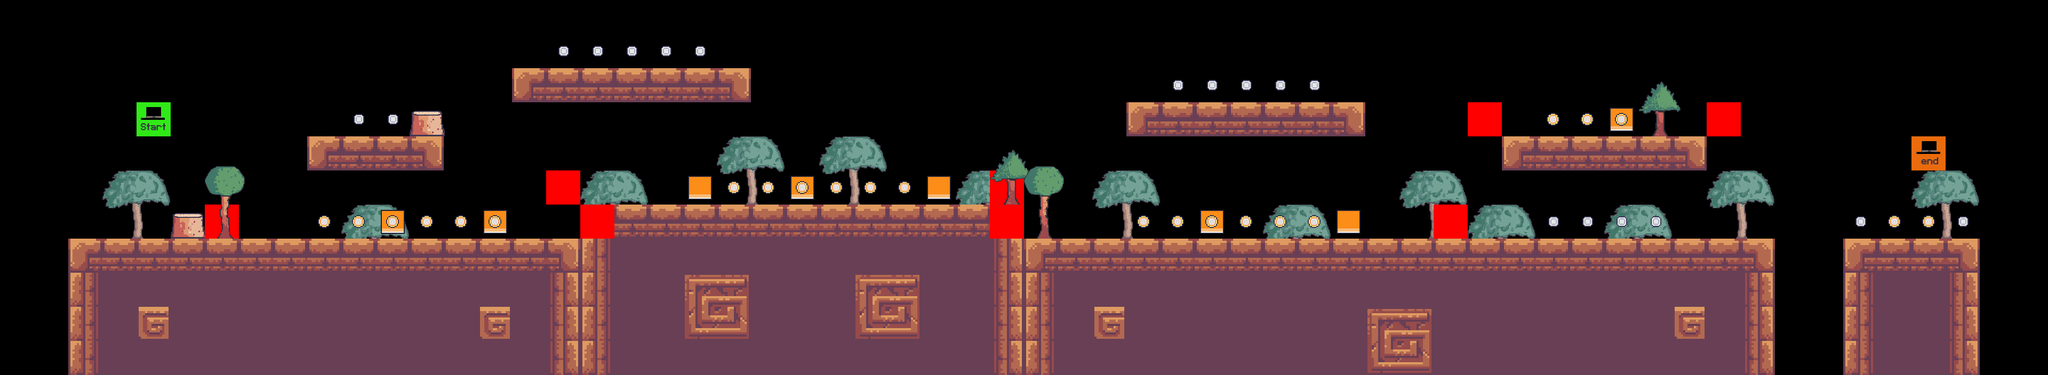

Tiled map render using the project's own tile images. Description and the map definition, with tile-layer contents summarised, below:
An orthogonal 60x11 tile map with 64x64 px tiles, 8 tile layers (bg_trees, terrain, stumps, enemies, ...), 6 tilesets.

<map version="1.10" tiledversion="1.10.0" orientation="orthogonal" renderorder="right-down" width="60" height="11" tilewidth="64" tileheight="64" infinite="0" nextlayerid="9" nextobjectid="1">
 <editorsettings>
  <export target="../4/level_4.csv" format="csv" />
 </editorsettings>
 <tileset firstgid="1" source="../tilesets/terrain_tiles.tsx" />
 <tileset firstgid="576" source="../tilesets/stump.tsx" />
 <tileset firstgid="577" source="../tilesets/trees.tsx" />
 <tileset firstgid="580" source="../tilesets/coin_tiles.tsx" />
 <tileset firstgid="582" source="../tilesets/enemy_tiles.tsx" />
 <tileset firstgid="584" source="../tilesets/player_tiles.tsx" />
 <layer id="2" name="bg_trees" width="60" height="11">
  <data>[660 cells, 13 non-empty, 1 distinct tile ids]</data>
 </layer>
 <layer id="8" name="terrain" width="60" height="11">
  <data>[660 cells, 253 non-empty, 12 distinct tile ids]</data>
 </layer>
 <layer id="5" name="stumps" width="60" height="11">
  <data>[660 cells, 3 non-empty, 1 distinct tile ids]</data>
 </layer>
 <layer id="6" name="enemies" width="60" height="11">
  <data>[660 cells, 8 non-empty, 1 distinct tile ids]</data>
 </layer>
 <layer id="7" name="constraints" width="60" height="11">
  <data>[660 cells, 8 non-empty, 1 distinct tile ids]</data>
 </layer>
 <layer id="3" name="fg_trees" width="60" height="11">
  <data>[660 cells, 4 non-empty, 2 distinct tile ids]</data>
 </layer>
 <layer id="4" name="coins" width="60" height="11">
  <data>[660 cells, 41 non-empty, 2 distinct tile ids]</data>
 </layer>
 <layer id="1" name="player" width="60" height="11">
  <data>[660 cells, 2 non-empty, 2 distinct tile ids]</data>
 </layer>
</map>
